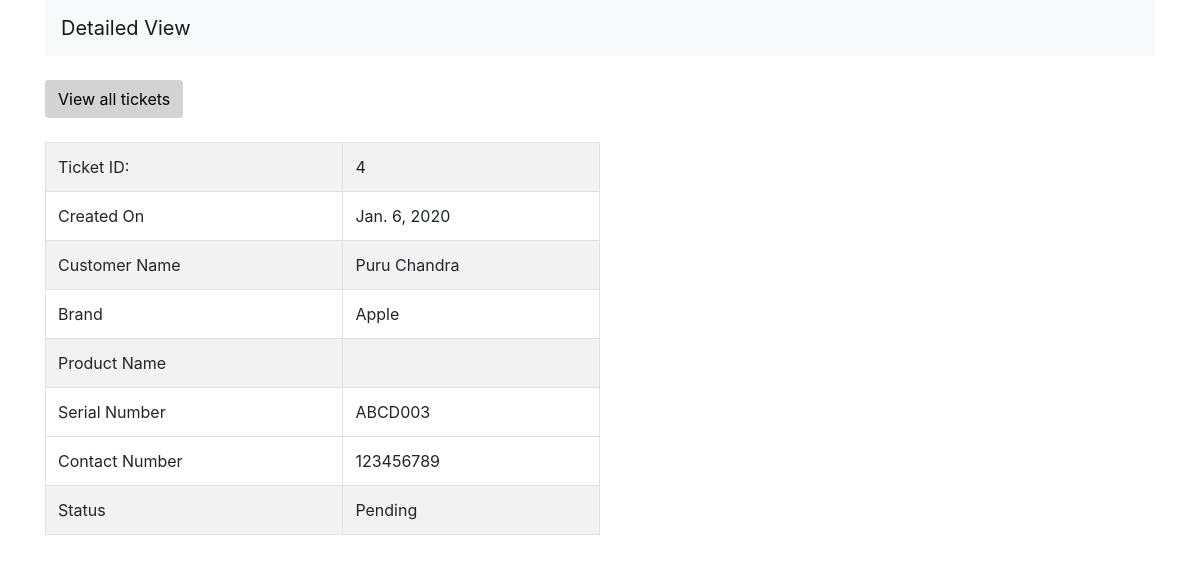
/ticket/16, run on the app's committed database.
### support_ticket/models.py (models this page shows, shortened)
class Ticket(models.Model):
    ticketID = models.PositiveIntegerField(unique=True,verbose_name="Ticket ID")
    receivedOn = models.DateField(verbose_name="Date")
    customerFirstName = models.CharField(max_length=100,verbose_name="First Name")
    customerLastName = models.CharField(max_length=100, verbose_name="Last Name")
    brand = models.CharField(max_length=20, verbose_name="Brand")
    product = models.CharField(max_length=100, verbose_name="Product Name")
    serialNumber = models.CharField(max_length=100, verbose_name="Serial Number")
    phoneNumber = models.PositiveIntegerField(verbose_name="Contact Number")
    emailID = models.EmailField(verbose_name="Email")
    status = models.CharField(max_length=50, default="Pending", verbose_name="Status")

### support_ticket/views.py (the view)
# urls.py: url(r'^ticket/(?P<pk>\d+)$', views.TicketDetailView.as_view(), name='ticket_detail'),
class TicketDetailView(DetailView):
    model = Ticket

### support_ticket/templates/support_ticket/ticket_detail.html (shortened to what this page needs)
<!DOCTYPE html>
<html lang="en">
<head>
    <link rel="stylesheet" href="https://maxcdn.bootstrapcdn.com/bootstrap/4.0.0/css/bootstrap.min.css">
</head>
<body>
    <div class="container">
        <nav class="navbar navbar-expand-lg navbar-light bg-light">
            <a class="navbar-brand" href="#">Detailed View</a>
          </nav>
    </div>
    <br>
    <div class="container"><a href="{% url 'support_ticket:stl' %}" class="btn" style="background-color: lightgray; color: black; " >View all tickets</a></div>
    <br>
    <div class="container">
                    <table id="example" style="width:50%" class="table table-striped table-bordered">
                        <tr>
                            <td>Ticket ID: </td>
                            <td>{{ticket.ticketID}}</td>
                        </tr>
                        <tr>
                            <td>Created On</td>
                            <td>{{ticket.receivedOn}}</td>
                        </tr>
                        <tr>
                            <td>Customer Name</td>
                            <td>{{ticket.customerFirstName|add:" "|add:ticket.customerLastName}}</td>
                        </tr>
                        <tr>
                            <td>Brand</td>
                            <td>{{ticket.brand}}</td>
                        </tr>
                        <tr>
                            <td>Product Name</td>
                            <td>{{ticket.productName}}</td>
                        </tr>
                        <tr>
                            <td>Serial Number</td>
                            <td>{{ticket.serialNumber}}</td>
                        </tr>
                        <tr>
                            <td>Contact Number</td>
                            <td>{{ticket.phoneNumber}}</td>
                        </tr>
                        <tr>
                            <td>Status</td>
                            <td>{{ticket.status}}</td>
                        </tr>
                    </table>
    </div>
</body>
</html>

### data on the page
Ticket: ticketID "4", receivedOn "Jan. 6, 2020", customerFirstName|add "Puru Chandra", brand "Apple", serialNumber "ABCD003", phoneNumber "123456789", status "Pending"
